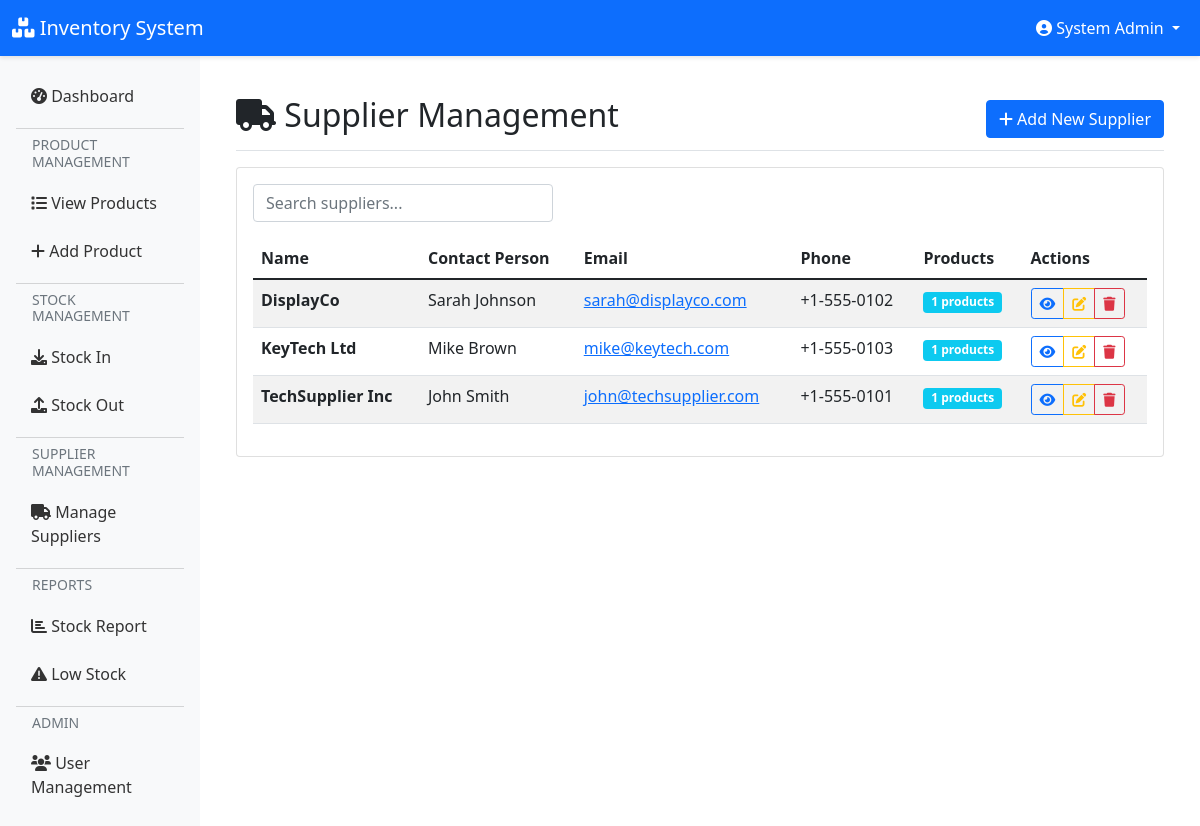
Screenshot of /suppliers/view_suppliers.php (signed in) with the database file from the repository.
### tables this page shows
CREATE TABLE IF NOT EXISTS suppliers (
    id INT AUTO_INCREMENT PRIMARY KEY,
    name VARCHAR(255) NOT NULL,
    contact_person VARCHAR(255),
    email VARCHAR(255),
    phone VARCHAR(50),
    address TEXT,
    website VARCHAR(255),
    payment_terms VARCHAR(100),
    notes TEXT,
    is_active BOOLEAN DEFAULT TRUE,
    created_at TIMESTAMP DEFAULT CURRENT_TIMESTAMP,
    updated_at TIMESTAMP DEFAULT CURRENT_TIMESTAMP ON UPDATE CURRENT_TIMESTAMP
);

### models/Supplier.php (called while the page is built, shortened)
<?php
class Supplier {
    private $conn;
    private $table_name = "suppliers";
    public function __construct($db) {
        $this->conn = $db;
    }
    public function read() {
        $query = "SELECT * FROM " . $this->table_name . "
                  WHERE is_active = 1
                  ORDER BY name ASC";
        $stmt = $this->conn->prepare($query);
        $stmt->execute();
        return $stmt;
    }
}
?>

### suppliers/view_suppliers.php (the view, shortened to what this page needs)
<?php
require_once "../models/Supplier.php";
$database = new Database();
$db = $database->getConnection();
$supplier = new Supplier($db);
$suppliers = $supplier->read()->fetchAll(PDO::FETCH_ASSOC);
require_once "../includes/header.php";
?>
<div class="d-flex justify-content-between flex-wrap flex-md-nowrap align-items-center pt-3 pb-2 mb-3 border-bottom">
    <h1 class="h2"><i class="fas fa-truck"></i> Supplier Management</h1>
    <div class="btn-toolbar mb-2 mb-md-0">
        <a href="add_supplier.php" class="btn btn-primary">
            <i class="fas fa-plus"></i> Add New Supplier
        </a>
    </div>
</div>
<div class="card">
    <div class="card-body">
        <?php if ($suppliers): ?>
            <div class="table-responsive">
                <table class="table table-striped table-hover" id="suppliersTable">
                    <thead>
                        <tr>
                            <th>Name</th>
                            <th>Contact Person</th>
                            <th>Email</th>
                            <th>Phone</th>
                            <th>Products</th>
                            <th>Actions</th>
                        </tr>
                    </thead>
                    <tbody>
                        <?php foreach ($suppliers as $supplier):
                            $product_count_query = "SELECT COUNT(*) as count FROM products WHERE supplier_id = ?";
                            $product_count_stmt = $db->prepare($product_count_query);
                            $product_count_stmt->execute([$supplier['id']]);
                            $product_count = $product_count_stmt->fetch(PDO::FETCH_ASSOC)['count'];
                        ?>
                        <tr>
                            <td>
                                <strong><?php echo htmlspecialchars($supplier['name']); ?></strong>
                            </td>
                            <td><?php echo htmlspecialchars($supplier['contact_person']); ?></td>
                            <td>
                                <?php if ($supplier['email']): ?>
                                    <a href="mailto:<?php echo $supplier['email']; ?>">
                                        <?php echo htmlspecialchars($supplier['email']); ?>
                                    </a>
                                <?php endif; ?>
                            </td>
                            <td><?php echo htmlspecialchars($supplier['phone']); ?></td>
                            <td>
                                <span class="badge bg-info"><?php echo $product_count; ?> products</span>
                            </td>
                            <td>
                                <div class="btn-group btn-group-sm">
                                    <a href="view_supplier.php?id=<?php echo $supplier['id']; ?>"
                                       class="btn btn-outline-primary" title="View Details">
                                        <i class="fas fa-eye"></i>
                                    </a>
                                    <a href="edit_supplier.php?id=<?php echo $supplier['id']; ?>"
                                       class="btn btn-outline-warning" title="Edit">
                                        <i class="fas fa-edit"></i>
                                    </a>
                                    <a href="?delete_id=<?php echo $supplier['id']; ?>"
                                       class="btn btn-outline-danger"
                                       onclick="return confirm('Delete <?php echo addslashes($supplier['name']); ?>?')"
                                       title="Delete">
                                        <i class="fas fa-trash"></i>
                                    </a>
                                </div>
                            </td>
                        </tr>
                        <?php endforeach; ?>
                    </tbody>
                </table>
            </div>
        <?php endif; ?>
    </div>
</div>
<?php require_once "../includes/footer.php"; ?>

### includes/header.php (style rules this page uses)
.card { transition: transform 0.2s; }

### rows the page displays
suppliers: name "DisplayCo", contact_person "Sarah Johnson", email "sarah@displayco.com", phone "+1-555-0102", product_count "1"
suppliers: name "KeyTech Ltd", contact_person "Mike Brown", email "mike@keytech.com", phone "+1-555-0103", product_count "1"
suppliers: name "TechSupplier Inc", contact_person "John Smith", email "john@techsupplier.com", phone "+1-555-0101", product_count "1"

### other values shown
$current_user['full_name'] "System Admin"
